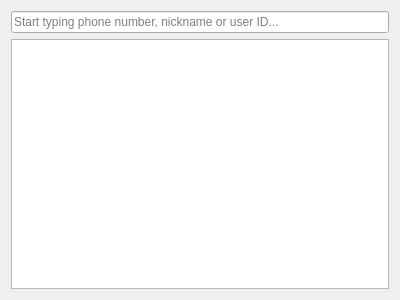
<?xml version="1.0" encoding="UTF-8"?>
<ui version="4.0">
 <class>NewChatDialog</class>
 <widget class="QDialog" name="NewChatDialog">
  <property name="geometry">
   <rect>
    <x>0</x>
    <y>0</y>
    <width>400</width>
    <height>300</height>
   </rect>
  </property>
  <property name="windowTitle">
   <string>NewChatDialog</string>
  </property>
  <layout class="QVBoxLayout" name="verticalLayout">
   <item>
    <widget class="QLineEdit" name="searchLineEdit">
     <property name="placeholderText">
      <string>Start typing phone number, nickname or user ID...</string>
     </property>
    </widget>
   </item>
   <item>
    <widget class="QListWidget" name="usersListWidget"/>
   </item>
  </layout>
 </widget>
 <resources/>
 <connections/>
</ui>
